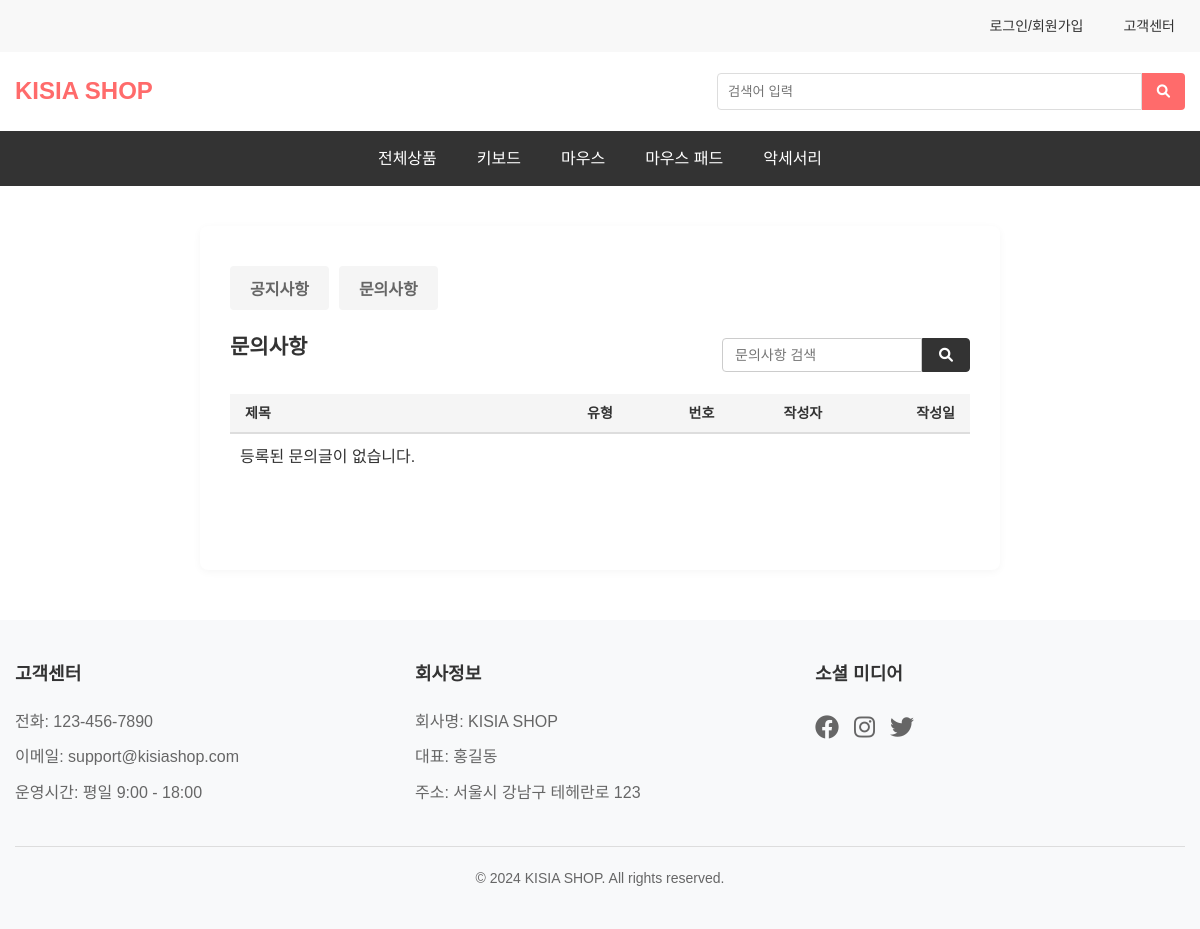
Page /mainmenu/inquiry_list.php on the earlier database version.
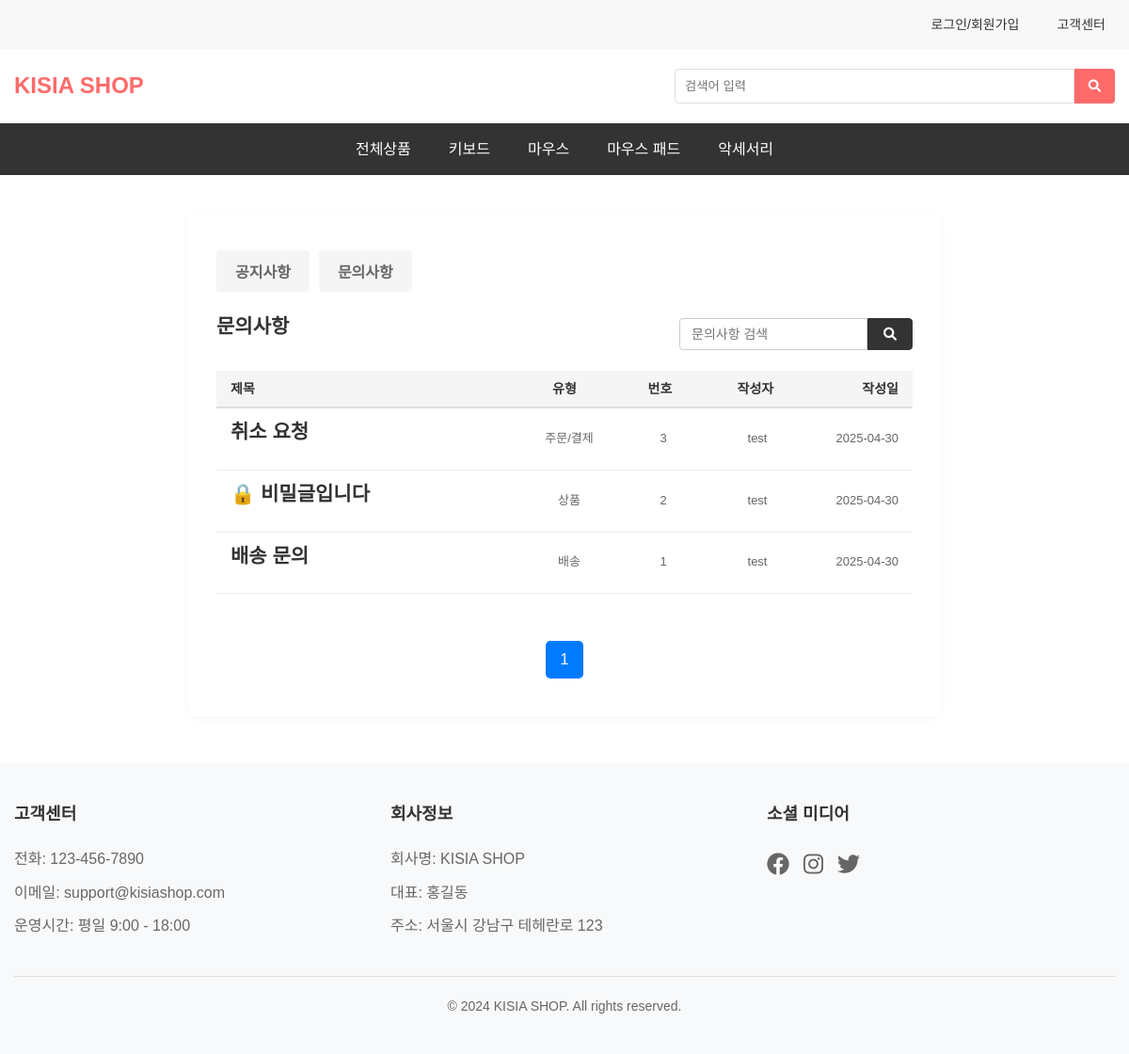
Same page on the later database version.
### tables this page shows
CREATE TABLE IF NOT EXISTS inquiry (
    id INT PRIMARY KEY AUTO_INCREMENT,
    user_id INT,
    title VARCHAR(255),
    content TEXT,
    is_secret BOOLEAN,
    type VARCHAR(50) NOT NULL,
    created_at DATETIME DEFAULT CURRENT_TIMESTAMP,
    secret_password VARCHAR(255),
    FOREIGN KEY (user_id) REFERENCES users(id)
);

CREATE TABLE IF NOT EXISTS users (
    id INT AUTO_INCREMENT PRIMARY KEY,
    userId VARCHAR(50) NOT NULL UNIQUE,
    email VARCHAR(100) NOT NULL UNIQUE,
    password VARCHAR(255) NOT NULL,
    name VARCHAR(50) NOT NULL,
    phone VARCHAR(20),
    role VARCHAR(10) NOT NULL DEFAULT 'USER',
    created_at DATETIME DEFAULT CURRENT_TIMESTAMP
);

### mainmenu/queries/get_inquiry_list.php (called while the page is built, shortened)
<?php
    require_once '/var/www/html/mainmenu/common/db.php';
    $page = isset($_GET['page']) ? (int)$_GET['page'] : 1;
    $items_per_page = 6;
    $offset = ($page - 1) * $items_per_page;
    $sql = "
        SELECT
            i.id, i.title, i.type, i.is_secret, i.created_at,
            u.userId, u.name
        FROM inquiry i
        JOIN users u ON i.user_id = u.id
        ORDER BY i.id DESC
        LIMIT $offset, $items_per_page
    ";
    $get_inquiry = mysqli_query($conn, $sql);
    $count_sql = "SELECT COUNT(*) as total FROM inquiry";
    $result_count = mysqli_query($conn, $count_sql);
    $total_row = mysqli_fetch_assoc($result_count);
    $total_items = (int)$total_row['total'];
    $total_pages = ceil($total_items / $items_per_page);
?>

### mainmenu/inquiry_list.php (the view, shortened to what this page needs)
<!DOCTYPE html>
<html lang="ko">
<head>
    <link rel="stylesheet" href="css/style.css">
    <link rel="stylesheet" href="css/customer-service.css">
    <link rel="stylesheet" href="https://cdnjs.cloudflare.com/ajax/libs/font-awesome/6.0.0/css/all.min.css">
</head>
<body>
    <?php include 'common/header.php'; ?>
    <?php require_once 'queries/get_inquiry_list.php'; ?>
    <main class="main-content">
        <div class="list-container">
            <div class="category-tabs">
                <a href="customer-service.php"><button class="tab-btn">공지사항</button></a>
                <a href="inquiry_list.php"><button class="tab-btn" active>문의사항</button></a>
            </div>
            <div class="qna-section" id="qnaSection">
                <div class="qna-header">
                    <div class="qna-title">문의사항</div>
                    <div class="qna-search">
                        <input type="text" placeholder="문의사항 검색">
                        <button><i class="fas fa-search"></i></button>
                    </div>
                </div>
                <div class="qna-list">
                    <div class="list-header">
                        <span class="header-title">제목</span>
                        <span class="header-type">유형</span>
                        <span class="header-meta">번호</span>
                        <span class="header-user">작성자</span>
                        <span class="header-date">작성일</span>
                    </div>
                    <?php if (mysqli_num_rows($get_inquiry) > 0): ?>
                        <?php while ($row = mysqli_fetch_assoc($get_inquiry)): ?>
                            <div class="qna-item">
                                <div class="qna-info">
                                    <?php if ($row['is_secret']): ?>
                                        <a href="#" class="qna-title">🔒 비밀글입니다</a>
                                    <?php else: ?>
                                        <a href="inquiry_detail.php?id=<?= $row['id'] ?>" class="qna-title">
                                            <?= htmlspecialchars($row['title']) ?>
                                        </a>
                                    <?php endif; ?>
                                    <span class="qna-type"><?= htmlspecialchars($row['type']) ?></span>
                                    <span class="qna-meta"><?= $row['id'] ?></span>
                                    <span class="qna-user"><?= htmlspecialchars($row['userId']) ?></span>
                                    <span class="qna-date"><?= date('Y-m-d', strtotime($row['created_at'])) ?></span>
                                </div>
                            </div>
                        <?php endwhile; ?>
                    <?php else: ?>
                        <p style="padding: 10px;">등록된 문의글이 없습니다.</p>
                    <?php endif; ?>
                </div>
            </div>
            <div class="pagination">
                <?php
                for ($i = 1; $i <= $total_pages; $i++) {
                    $active = $i == $page ? 'active' : '';
                    echo "<a href='?page=$i' class='$active'>$i</a>";
                }
                ?>
            </div>
        </div>
    </main>
    <?php include 'common/footer.php'; ?>
</body>
</html>

Differences in the rows shown:
added inquiry: title "취소 요청", type "주문/결제", id "3", user.userId "test", created_at "2025-04-30"
added inquiry: is_secret "🔒 비밀글입니다", type "상품", id "2", user.userId "test", created_at "2025-04-30"
added inquiry: title "배송 문의", type "배송", id "1", user.userId "test", created_at "2025-04-30"
Other differences:
new list line: "1"
text no longer shown: "등록된 문의글이 없습니다."
